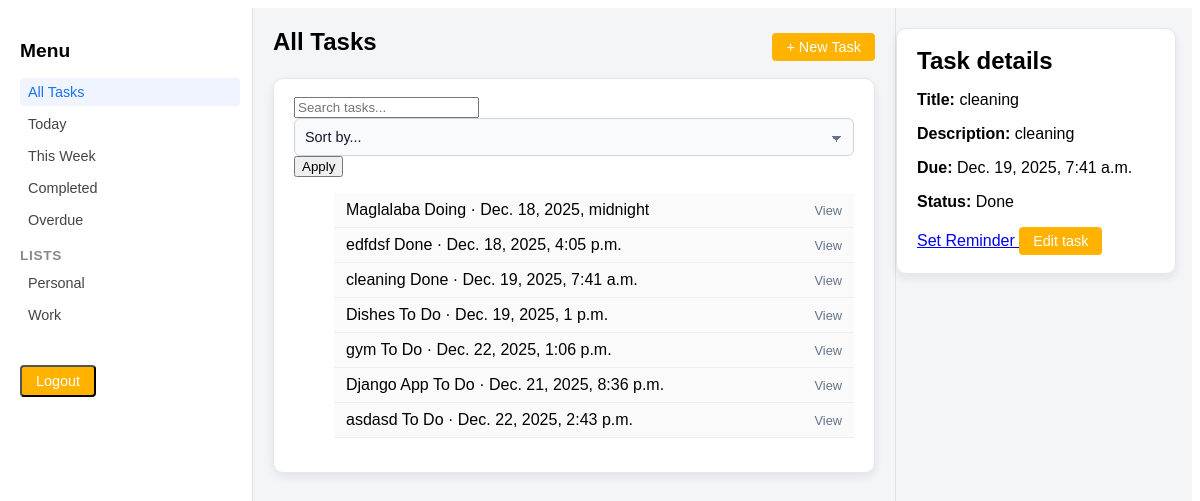
Page /?filter=all&task=5 (signed in) on the committed database.
### core/models.py (models this page shows, shortened)
class Task(models.Model):
    STATUS_CHOICES = [
        ('todo', 'To Do'),
        ('doing', 'Doing'),
        ('done', 'Done'),
    ]
    owner = models.ForeignKey(User, on_delete=models.CASCADE)
    title = models.CharField(max_length=200)
    description = models.TextField(blank=True)
    due_date = models.DateTimeField(null=True, blank=True)
    status = models.CharField(max_length=10, choices=STATUS_CHOICES, default='todo')
    created_at = models.DateTimeField(auto_now_add=True)

### core/views.py (the view)
# urls.py: path('', views.dashboard, name='dashboard'),
@login_required
def dashboard(request):
    today = timezone.now().date()
    flt = request.GET.get('filter', 'today')
    selected_id = request.GET.get('task')
    base_qs = Task.objects.filter(owner=request.user)
    search_query = request.GET.get('q', '').strip()
    sort_option = request.GET.get('sort', '')
    if flt == 'all':
        tasks = base_qs
    elif flt == 'today':
        tasks = base_qs.filter(due_date__date=today)
    elif flt == 'week':
        tasks = base_qs.filter(
            due_date__gte=today,
            due_date__lte=today + timezone.timedelta(days=7),
        )
    elif flt == 'completed':
        tasks = base_qs.filter(status='done')
    elif flt == 'overdue':
        tasks = base_qs.filter(
            status__in=['todo', 'in_progress'],
            due_date__lt=today,
        )
    else:
        tasks = base_qs.none()
    if search_query:
        tasks = tasks.filter(
            Q(title__icontains=search_query) |
            Q(description__icontains=search_query)
        )
    allowed_sorts = ['due_date', '-due_date', 'title', '-title']
    if sort_option in allowed_sorts:
        tasks = tasks.order_by(sort_option)
    selected_task = None
    if selected_id:
        selected_task = get_object_or_404(base_qs, pk=selected_id)
    reminders = Reminder.objects.filter(
        task__owner=request.user,
        remind_at__gte=timezone.now(),
    ).order_by('remind_at')
    return render(request, 'core/dashboard.html', {
        'tasks': tasks,
        'filter': flt,
        'reminders': reminders,
        'selected_task': selected_task,
        'search_query': search_query,
        'sort_option': sort_option,
    })

### core/templates/core/dashboard.html (shortened to what this page needs)
{% load static %}
<!DOCTYPE html>
<html>
<head>
  <link rel="stylesheet" type="text/css" href="{% static 'core/style.css' %}">
</head>
<body>
  <body>
    <div class="layout">
      <aside class="sidebar">
        <h2 class="sidebar-title">Menu</h2>
        <ul class="sidebar-list">
          <li class="{% if filter == 'all' %}is-active{% endif %}">
            <a href="{% url 'dashboard' %}?filter=all">All Tasks</a>
          </li>
          <li class="{% if filter == 'today' %}is-active{% endif %}">
            <a href="{% url 'dashboard' %}?filter=today">Today</a>
          </li>
          <li class="{% if filter == 'week' %}is-active{% endif %}">
            <a href="{% url 'dashboard' %}?filter=week">This Week</a>
          </li>
          <li class="{% if filter == 'completed' %}is-active{% endif %}">
            <a href="{% url 'dashboard' %}?filter=completed">Completed</a>
          </li>
          <li class="{% if filter == 'overdue' %}is-active{% endif %}">
            <a href="{% url 'dashboard' %}?filter=overdue">Overdue</a>
          </li>
        </ul>
        <nav class="sidebar-section">
          <h3 class="sidebar-heading">Lists</h3>
          <ul class="sidebar-list">
            <li><a href="#">Personal</a></li>
            <li><a href="#">Work</a></li>
          </ul>
        </nav>
        <button class="btn-primary" style="margin-top: 1rem;">
          Logout
        </button>
      </aside>
      <main class="main-column">
        <header class="main-header">
          <h2 class="card-title">
            {% if filter == 'all' %}All Tasks
            {% elif filter == 'today' %}Today
            {% elif filter == 'week' %}This Week
            {% elif filter == 'completed' %}Completed
            {% elif filter == 'overdue' %}Overdue
            {% else %}Tasks{% endif %}
          </h2>
          <a href="{% url 'task_create' %}" class="btn-primary">+ New Task</a>
        </header>
        <section class="card">
          <form method="get" class="search-sort-container">
            <input
              type="text"
              name="q"
              placeholder="Search tasks..."
              class="search-input"
              value="{{ search_query|default:'' }}"
            >
            <select name="sort" class="sort-dropdown">
              <option value="">Sort by...</option>
            </select>
            <button type="submit">Apply</button>
          </form>
          <ul class="item-list">
            {% for task in tasks %}
              <li class="item-row">
                <a href="{% url 'dashboard' %}?filter={{ filter }}&task={{ task.pk }}"
                   class="item-row-link">
                  <div class="item-main">
                    <span class="item-title">{{ task.title }}</span>
                    <span class="item-meta">
                      {{ task.get_status_display }} · {{ task.due_date }}
                    </span>
                  </div>
                  <span class="item-action-label">View</span>
                </a>
              </li>
            {% empty %}
              <li class="item-row item-empty">No tasks in this view.</li>
            {% endfor %}
          </ul>
        </section>
      </main>
      <aside class="detail-column">
        <div class="card">
          <h2 class="card-title">Task details</h2>
          {% if selected_task %}
            <p><strong>Title:</strong> {{ selected_task.title }}</p>
            <p><strong>Description:</strong> {{ selected_task.description }}</p>
            <p><strong>Due:</strong> {{ selected_task.due_date }}</p>
            <p><strong>Status:</strong> {{ selected_task.get_status_display }}</p>
            <a href="{% url 'reminder_create' selected_task.pk %}" class="btn-secondary">
              Set Reminder
            </a>
            <a href="{% url 'task_update' selected_task.pk %}" class="btn-primary">
              Edit task
            </a>
          {% else %}
            <p style="font-family: Arial, sans-serif;">No Selected Task.</p>
          {% endif %}
        </div>
      </aside>
    </div>
  </body>
</html>

### core/static/core/style.css (style rules this page uses)
.card { background: #ffffff; border-radius: 10px; padding: 18px 20px; margin-bottom: 20px; box-shadow: 0 4px 10px rgba(15, 23, 42, 0.08); border: 1px solid #e5e7eb; }
.card-title { font-size: 1.5rem; font-weight: 600; margin: 0 0 10px 0; }
.main-column .card, .detail-column .card { background: #ffffff; }
.layout { display: flex; min-height: 100vh; background: #f4f5f7; font-family: Arial, sans-serif; }
.sidebar { width: 220px; background: #ffffff; border-right: 1px solid #e0e0e0; padding: 16px 12px; }
.sidebar-title { font-size: 1.2rem; margin-bottom: 16px; }
.sidebar-section { margin-bottom: 20px; }
.sidebar-heading { font-size: 0.85rem; text-transform: uppercase; letter-spacing: 0.05em; color: #888; margin-bottom: 6px; }
.sidebar-list { list-style: none; padding: 0; margin: 0; }
.sidebar-list li { margin-bottom: 4px; }
.sidebar-list a { display: block; padding: 6px 8px; border-radius: 4px; color: #444; text-decoration: none; font-size: 0.9rem; }
.sidebar-list li.is-active a, .sidebar-list a:hover { background: #f0f4ff; color: #1a73e8; }
.main-column { flex: 1; padding: 20px; }
.main-header { display: flex; justify-content: space-between; align-items: center; margin-bottom: 12px; }
.detail-column { width: 280px; padding: 20px 16px 20px 0; border-left: 1px solid #e0e0e0; }
.btn-primary { display: inline-block; padding: 6px 14px; border-radius: 4px; background-color: #ffb300; color: #fff; font-size: 0.9rem; text-decoration: none; }
.item-row { list-style: none; align-items: center; padding: 0; border-bottom: 1px solid #eee; background: #fafafa; }
.item-row-link { display: flex; align-items: center; justify-content: space-between; padding: 8px 12px; text-decoration: none; color: inherit; }
.item-action-label { font-size: 0.8rem; color: #64748b; }
.item-list select, .card select { width: 100%; padding: 8px 10px; border-radius: 6px; border: 1px solid #cbd5e1; background-color: #f8fafc; color: #0f172a; font-size: 0.9rem; line-height: 1.4; appearance: none; -webkit-appearance: none; -moz-appearance: none; background-image: linear-gradient(45deg, transparent 50%, #64748b 50%), linear-gradient(135deg, #64748b 50%, transparent 50%); background-position: calc(100% - 16px) 55%, calc(100% - 11px) 55%; background-size: 6px 6px, 6px 6px; background-repeat: no-repeat; }

### rows in the picture
Task: title "Maglalaba", status "Doing", due_date "Dec. 18, 2025, midnight"
Task: title "edfdsf", status "Done", due_date "Dec. 18, 2025, 4:05 p.m."
Task: title "cleaning", status "Done", due_date "Dec. 19, 2025, 7:41 a.m.", description "cleaning"
Task: title "Dishes", status "To Do", due_date "Dec. 19, 2025, 1 p.m."
Task: title "gym", status "To Do", due_date "Dec. 22, 2025, 1:06 p.m."
Task: title "Django App", status "To Do", due_date "Dec. 21, 2025, 8:36 p.m."
Task: title "asdasd", status "To Do", due_date "Dec. 22, 2025, 2:43 p.m."
